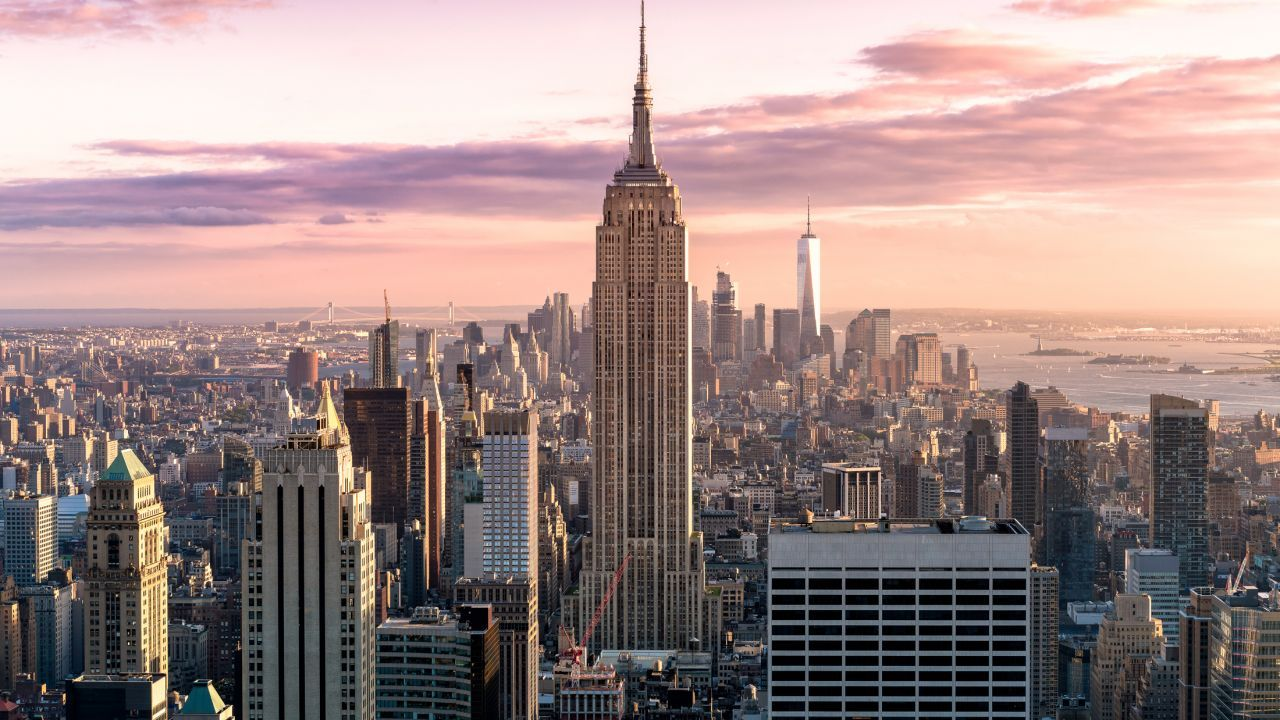
#> input picture Artistic Style Transfer/content image.jpg, 1280 x 720 px
$ python ascii_art.py
#> lines starting #> are read from the running program, lines starting #| are printed output that depends on the picture
#> the answer given: Artistic Style Transfer/content image.jpg
#> in main, image is the input picture: PIL image 1280x720 RGB; mean R, G, B 156.5, 135.8, 133.6
import PIL.Image

# ascii characters used to build the output text
ASCII_CHARS = ["@", "#", "S", "%", "?", "*", "+", ";", ":", ",", "."]

# resize image according to a new width
def resize_image(image, new_width=100):
#> called with new_width = 100
    width, height = image.size
#> width = 1280; height = 720
    ratio = height/width/1.65
#> ratio = 0.341
    new_height = int(new_width * ratio)
#> new_height = 34
    resized_image = image.resize((new_width, new_height))
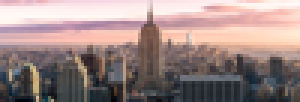
#> resized_image: PIL image 100x34 RGB (shown 3 times larger); mean R, G, B 156.5, 135.8, 133.6
    return(resized_image)

# convert each pixel to grayscale
def grayify(image):
    grayscale_image = image.convert("L")
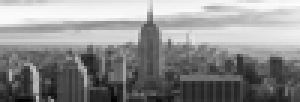
#> grayscale_image: PIL image 100x34 L (shown 3 times larger); min 3, max 252, mean 141.7
    return(grayscale_image)

# convert pixels to a string of ascii characters
def pixels_to_ascii(image):
    pixels = image.getdata()
    characters = "".join([ASCII_CHARS[pixel//25] for pixel in pixels])
    return(characters)

def main(new_width=100):
    # attempt to open image from user-input
    path = input("Enter a valid pathname to an image:\n")
    try:
        image = PIL.Image.open(path)
    except:
        print(path, " is not a valid pathname to an image.")
        return

    # convert image to ascii
    new_image_data = pixels_to_ascii(grayify(resize_image(image)))

    # format
    pixel_count = len(new_image_data)
#> pixel_count = 3400
    ascii_image = "\n".join([new_image_data[index:(index+new_width)] for index in range(0, pixel_count, new_width)])

    # print result
    print(ascii_image)

    # save result to "ascii_image.txt"
    with open("ascii_image.txt", "w") as f:
        f.write(ascii_image)

# run program
main()
